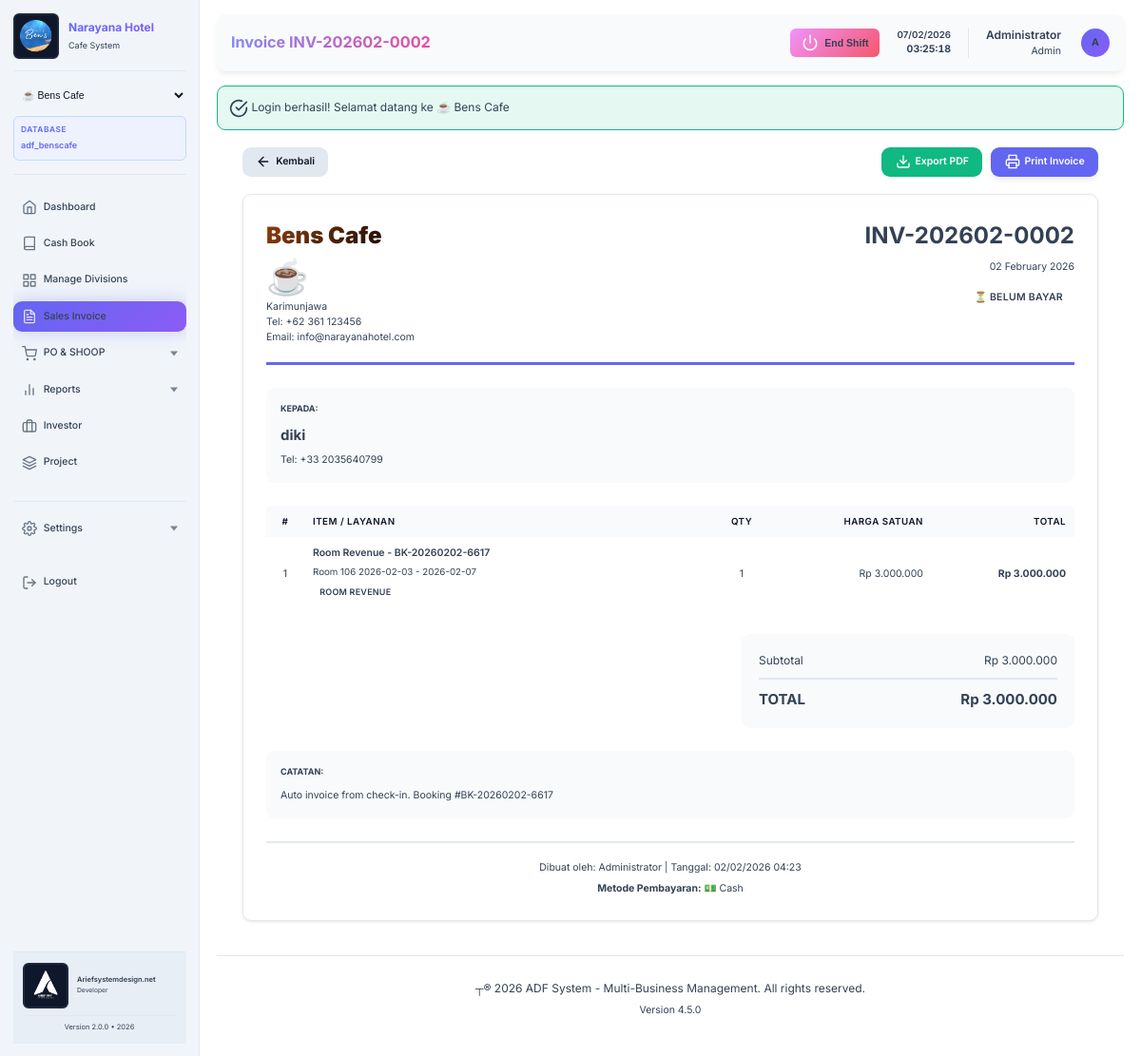
The app's page /adf_system/modules/sales/view-invoice.php?id=5 (signed in) with its own data.
### tables this page shows
CREATE TABLE `settings` (
  `id` int(11) NOT NULL AUTO_INCREMENT,
  `setting_key` varchar(100) NOT NULL,
  `setting_value` longtext DEFAULT NULL,
  `setting_type` varchar(50) DEFAULT 'string',
  `description` text DEFAULT NULL,
  `created_at` timestamp NOT NULL DEFAULT current_timestamp(),
  `updated_at` timestamp NOT NULL DEFAULT current_timestamp() ON UPDATE current_timestamp(),
  PRIMARY KEY (`id`),
  UNIQUE KEY `setting_key` (`setting_key`),
  KEY `idx_key` (`setting_key`)
);

CREATE TABLE `sales_invoices_header` (
  `id` int(11) NOT NULL AUTO_INCREMENT,
  `invoice_number` varchar(50) NOT NULL,
  `invoice_date` date NOT NULL,
  `customer_name` varchar(255) NOT NULL,
  `customer_phone` varchar(50) DEFAULT NULL,
  `customer_email` varchar(255) DEFAULT NULL,
  `customer_address` text DEFAULT NULL,
  `division_id` int(11) NOT NULL,
  `payment_method` enum('cash','debit','transfer','qr','other') DEFAULT 'cash',
  `payment_status` enum('unpaid','paid','partial') DEFAULT 'unpaid',
  `subtotal` decimal(15,2) NOT NULL DEFAULT 0.00,
  `discount_amount` decimal(15,2) DEFAULT 0.00,
  `tax_amount` decimal(15,2) DEFAULT 0.00,
  `total_amount` decimal(15,2) NOT NULL DEFAULT 0.00,
  `paid_amount` decimal(15,2) DEFAULT 0.00,
  `notes` text DEFAULT NULL,
  `created_by` int(11) NOT NULL,
  `created_at` timestamp NOT NULL DEFAULT current_timestamp(),
  `updated_at` timestamp NOT NULL DEFAULT current_timestamp() ON UPDATE current_timestamp(),
  `cash_book_id` int(11) DEFAULT NULL COMMENT 'Reference to cash_book entry',
  PRIMARY KEY (`id`),
  UNIQUE KEY `invoice_number` (`invoice_number`),
  KEY `division_id` (`division_id`),
  KEY `created_by` (`created_by`),
  KEY `invoice_date` (`invoice_date`),
  KEY `payment_status` (`payment_status`),
  KEY `cash_book_id` (`cash_book_id`)
);

CREATE TABLE `sales_invoices_detail` (
  `id` int(11) NOT NULL AUTO_INCREMENT,
  `invoice_header_id` int(11) NOT NULL,
  `item_name` varchar(255) NOT NULL,
  `item_description` text DEFAULT NULL,
  `category` varchar(100) DEFAULT NULL COMMENT 'rental_motor, laundry, tour, rental_mobil, etc',
  `quantity` decimal(10,2) NOT NULL DEFAULT 1.00,
  `unit_price` decimal(15,2) NOT NULL,
  `total_price` decimal(15,2) NOT NULL,
  `notes` text DEFAULT NULL,
  PRIMARY KEY (`id`),
  KEY `invoice_header_id` (`invoice_header_id`),
  CONSTRAINT `sales_invoices_detail_ibfk_1` FOREIGN KEY (`invoice_header_id`) REFERENCES `sales_invoices_header` (`id`) ON DELETE CASCADE
);

CREATE TABLE `users` (
  `id` int(11) NOT NULL AUTO_INCREMENT,
  `username` varchar(50) NOT NULL,
  `password` varchar(255) NOT NULL,
  `full_name` varchar(100) NOT NULL,
  `email` varchar(100) DEFAULT NULL,
  `role` enum('admin','manager','cashier','accountant','staff','owner') DEFAULT 'staff',
  `business_access` varchar(255) DEFAULT 'all',
  `phone` varchar(20) DEFAULT NULL,
  `is_active` tinyint(1) DEFAULT 1,
  `created_at` timestamp NOT NULL DEFAULT current_timestamp(),
  `updated_at` timestamp NOT NULL DEFAULT current_timestamp() ON UPDATE current_timestamp(),
  `is_trial` tinyint(1) DEFAULT 0,
  `trial_expires_at` datetime DEFAULT NULL,
  PRIMARY KEY (`id`),
  UNIQUE KEY `username` (`username`),
  KEY `idx_username` (`username`),
  KEY `idx_role` (`role`)
);

### adf_system/modules/sales/view-invoice.php (the view, shortened to what the rows shown need)
<?php
require_once '../../config/database.php';
$db = Database::getInstance();
$invoice_id = isset($_GET['id']) ? (int)$_GET['id'] : 0;
$invoice = $db->fetchOne("
    SELECT
        si.*,
        d.division_name,
        d.division_code,
        u.full_name as created_by_name
    FROM sales_invoices_header si
    LEFT JOIN divisions d ON si.division_id = d.id
    LEFT JOIN users u ON si.created_by = u.id
    WHERE si.id = ?
", [$invoice_id]);
$items = $db->fetchAll("
    SELECT * FROM sales_invoices_detail
    WHERE invoice_header_id = ?
    ORDER BY id
", [$invoice_id]);
    ?>
    <?php
$pageTitle = 'Invoice ' . $invoice['invoice_number'];
include '../../includes/header.php';
?>
<div style="max-width: 900px; margin: 0 auto;">
    <div class="card" style="padding: 2rem;">
        <div style="display: flex; justify-content: space-between; align-items: start; margin-bottom: 2rem; padding-bottom: 1.5rem; border-bottom: 3px solid var(--primary-color);">
            <div>
                <div style="font-size: 2rem; font-weight: 900; background: linear-gradient(135deg, <?php echo BUSINESS_COLOR; ?>, #000); -webkit-background-clip: text; -webkit-text-fill-color: transparent; background-clip: text;"><?php echo BUSINESS_NAME; ?></div>
                <div style="font-size: 3rem; line-height: 1; margin-top: 0.5rem;"><?php echo BUSINESS_ICON; ?></div>
                <div style="font-size: 0.875rem; color: var(--text-muted); margin-top: 0.5rem; line-height: 1.5;">
                    <?php
                    $address = $db->fetchOne("SELECT setting_value FROM settings WHERE setting_key = 'company_address'")['setting_value'] ?? '';
                    $phone = $db->fetchOne("SELECT setting_value FROM settings WHERE setting_key = 'company_phone'")['setting_value'] ?? '';
                    $email = $db->fetchOne("SELECT setting_value FROM settings WHERE setting_key = 'company_email'")['setting_value'] ?? '';
                    if ($address) echo nl2br($address) . '<br>';
                    if ($phone) echo 'Tel: ' . $phone . '<br>';
                    if ($email) echo 'Email: ' . $email;
                    ?>
                </div>
            </div>
            <div style="text-align: right;">
                <div style="font-size: 2rem; font-weight: 700; color: var(--primary-color);"><?php echo $invoice['invoice_number']; ?></div>
                <div style="font-size: 0.875rem; color: var(--text-muted); margin-top: 0.5rem;"><?php echo date('d F Y', strtotime($invoice['invoice_date'])); ?></div>
                <?php
                $status_colors = ['paid' => 'success', 'unpaid' => 'danger', 'partial' => 'warning'];
                $status_labels = ['paid' => '✓ LUNAS', 'unpaid' => '⏳ BELUM BAYAR', 'partial' => '⏱ SEBAGIAN'];
                ?>
                <span class="badge badge-<?php echo $status_colors[$invoice['payment_status']]; ?>" style="margin-top: 0.75rem; font-size: 0.875rem; padding: 0.5rem 1rem;">
                    <?php echo $status_labels[$invoice['payment_status']]; ?>
                </span>
            </div>
        </div>
        <div style="background: var(--bg-secondary); padding: 1.25rem; border-radius: 0.75rem; margin-bottom: 2rem;">
            <div style="font-size: 0.75rem; font-weight: 700; text-transform: uppercase; color: var(--text-muted); margin-bottom: 0.75rem;">Kepada:</div>
            <div style="font-size: 1.25rem; font-weight: 700; margin-bottom: 0.5rem;"><?php echo $invoice['customer_name']; ?></div>
            <?php if ($invoice['customer_phone']): ?>
                <div style="color: var(--text-muted); font-size: 0.875rem;">Tel: <?php echo $invoice['customer_phone']; ?></div>
            <?php endif; ?>
        </div>
        <div class="table-responsive" style="margin-bottom: 2rem;">
            <table class="table">
                <thead>
                    <tr>
                        <th style="width: 40px;" class="text-center">#</th>
                        <th>Item / Layanan</th>
                        <th style="width: 100px;" class="text-center">Qty</th>
                        <th style="width: 150px;" class="text-right">Harga Satuan</th>
                        <th style="width: 150px;" class="text-right">Total</th>
                    </tr>
                </thead>
                <tbody>
                    <?php foreach ($items as $index => $item): ?>
                        <tr>
                            <td class="text-center"><?php echo $index + 1; ?></td>
                            <td>
                                <div style="font-weight: 600;"><?php echo $item['item_name']; ?></div>
                                <?php if ($item['item_description']): ?>
                                    <div style="font-size: 0.813rem; color: var(--text-muted); margin-top: 0.25rem;"><?php echo $item['item_description']; ?></div>
                                <?php endif; ?>
                                <?php if ($item['category']): ?>
                                    <span class="badge badge-secondary" style="margin-top: 0.25rem; font-size: 0.75rem;">
                                        <?php echo ucfirst(str_replace('_', ' ', $item['category'])); ?>
                                    </span>
                                <?php endif; ?>
                            </td>
                            <td class="text-center"><?php echo number_format($item['quantity'], 0, ',', '.'); ?></td>
                            <td class="text-right">Rp <?php echo number_format($item['unit_price'], 0, ',', '.'); ?></td>
                            <td class="text-right" style="font-weight: 700;">Rp <?php echo number_format($item['quantity'] * $item['unit_price'], 0, ',', '.'); ?></td>
                        </tr>
                    <?php endforeach; ?>
                </tbody>
            </table>
        </div>
        <div style="display: flex; justify-content: flex-end;">
            <div style="width: 350px; background: var(--bg-secondary); padding: 1.5rem; border-radius: 0.75rem;">
                <div style="display: flex; justify-content: space-between; margin-bottom: 0.75rem;">
                    <span>Subtotal</span>
                    <span>Rp <?php echo number_format($invoice['subtotal'], 0, ',', '.'); ?></span>
                </div>
                <div style="border-top: 2px solid var(--bg-tertiary); padding-top: 0.75rem; margin-top: 0.75rem; display: flex; justify-content: space-between; font-size: 1.25rem; font-weight: 700; color: var(--primary-color);">
                    <span>TOTAL</span>
                    <span>Rp <?php echo number_format($invoice['total_amount'], 0, ',', '.'); ?></span>
                </div>
            </div>
        </div>
        <?php if ($invoice['notes']): ?>
            <div style="margin-top: 2rem; background: var(--bg-secondary); padding: 1.25rem; border-radius: 0.75rem;">
                <div style="font-size: 0.75rem; font-weight: 700; text-transform: uppercase; color: var(--text-muted); margin-bottom: 0.75rem;">Catatan:</div>
                <div style="color: var(--text-muted); font-size: 0.875rem;"><?php echo nl2br($invoice['notes']); ?></div>
            </div>
        <?php endif; ?>
        <div style="margin-top: 2rem; padding-top: 1.5rem; border-top: 2px solid var(--bg-tertiary); text-align: center; color: var(--text-muted); font-size: 0.875rem;">
            <div>Dibuat oleh: <?php echo $invoice['created_by_name']; ?> | Tanggal: <?php echo date('d/m/Y H:i', strtotime($invoice['created_at'])); ?></div>
            <div style="margin-top: 0.5rem;">
                <strong>Metode Pembayaran:</strong>
                <?php
                    $payment_methods = [
                        'cash' => '💵 Cash',
                        'debit' => '💳 Debit Card',
                        'transfer' => '🔄 Transfer',
                        'qr' => '📱 QR Code',
                        'other' => '➕ Lainnya'
                    ];
                    echo $payment_methods[$invoice['payment_method']] ?? ucfirst($invoice['payment_method']);
                ?>
            </div>
        </div>
    </div>
</div>
<?php include '../../includes/footer.php'; ?>

### adf_system/includes/header.php (shortened to what the rows shown need)
<!DOCTYPE html>
<html lang="<?php echo $_SESSION['user_language'] ?? 'id'; ?>">
<head>
    <link rel="stylesheet" href="<?php echo BASE_URL; ?>/assets/css/style.css?v=<?php echo time(); ?>">
</head>
<?php
$userTheme = 'dark';
if (isset($_SESSION['user_id'])) {
    try {
        require_once __DIR__ . '/../config/database.php';
        $db = Database::getInstance();
        $themeResult = $db->fetchOne(
            "SELECT theme FROM user_preferences WHERE user_id = ? AND branch_id = ? LIMIT 1",
            [$_SESSION['user_id'], ACTIVE_BUSINESS_ID]
        );
        if ($themeResult && !empty($themeResult['theme'])) {
            $userTheme = $themeResult['theme'];
        } else {
            $fallbackTheme = $db->fetchOne(
                "SELECT theme FROM user_preferences WHERE user_id = ? LIMIT 1",
                [$_SESSION['user_id']]
            );
            if ($fallbackTheme && !empty($fallbackTheme['theme'])) {
                $userTheme = $fallbackTheme['theme'];
            }
        }
    } catch (Exception $e) {
        $userTheme = 'dark';
        $themeError = $e->getMessage();
    }
}
?>
<body data-theme="<?php echo htmlspecialchars($userTheme); ?>" data-business="<?php echo ACTIVE_BUSINESS_ID; ?>" data-business-type="<?php echo BUSINESS_TYPE; ?>">
    <div class="main-wrapper">
        <aside class="sidebar">
            <div class="sidebar-header">
                <?php
                $companyNameSetting = $db->fetchOne("SELECT setting_value FROM settings WHERE setting_key = 'company_name'");
                $displayCompanyName = ($companyNameSetting && $companyNameSetting['setting_value'])
                    ? $companyNameSetting['setting_value']
                    : BUSINESS_NAME;
                ?>
                <div style="display: flex; align-items: center; gap: 0.875rem;">
                    <div style="flex: 1;">
                        <h1 class="logo" style="margin: 0; font-size: 1rem;"><?php echo htmlspecialchars($displayCompanyName); ?></h1>
                        <p style="color: var(--text-muted); font-size: 0.75rem; margin: 0; margin-top: 0.25rem;"><?php echo ucfirst(BUSINESS_TYPE); ?> System</p>
                    </div>
                </div>
                        <?php
                        require_once __DIR__ . '/../config/database.php';
                        ?>
            </div>
        </aside>
        <main class="main-content">
            <div class="top-bar">
                <div>
                    <h1 class="page-title"><?php echo $pageTitle ?? 'Dashboard'; ?></h1>
                </div>
            </div>
            <div class="page-content">

### adf_system/includes/footer.php (shortened to what the rows shown need)
           </div>
           <?php
           $footerCopyrightSetting = $db->fetchOne("SELECT setting_value FROM settings WHERE setting_key = 'footer_copyright'");
           $footerCopyright = $footerCopyrightSetting['setting_value'] ?? ('© ' . APP_YEAR . ' ' . APP_NAME . '. All rights reserved.');
           $footerVersionSetting = $db->fetchOne("SELECT setting_value FROM settings WHERE setting_key = 'footer_version'");
           $footerVersion = $footerVersionSetting['setting_value'] ?? ('Version ' . APP_VERSION);
           ?>
           <footer style="margin-top: 3rem; padding: 2rem 0; border-top: 1px solid var(--bg-tertiary); text-align: center; color: var(--text-muted);">
               <p><?php echo htmlspecialchars($footerCopyright); ?></p>
               <p style="font-size: 0.875rem; margin-top: 0.5rem;"><?php echo htmlspecialchars($footerVersion); ?></p>
           </footer>
       </main>
   </div>
</body>
</html>

### records on screen
settings: setting_value "Narayana Hotel"
sales_invoices_header: invoice_number "Invoice INV-202602-0002", invoice_number "INV-202602-0002", invoice_date "02 February 2026", payment_status "⏳ BELUM BAYAR", customer_name "diki", customer_phone "+33 2035640799", subtotal "3.000.000", total_amount "3.000.000", notes "Auto invoice from check-in. Booking #BK-20260202-6617", users.full_name "Administrator", created_at "02/02/2026 04:23", payment_method "💵 Cash"
settings: setting_value "Karimunjawa"
settings: setting_value "+62 361 123456"
settings: setting_value "info@narayanahotel.com"
sales_invoices_detail: item_name "Room Revenue - BK-20260202-6617", item_description "Room 106 2026-02-03 - 2026-02-07", category "ROOM REVENUE", quantity "1", unit_price "3.000.000", $item['quantity'] * $item['unit_price'] "3.000.000"
settings: setting_value "┬® 2026 ADF System - Multi-Business Management. All rights reserved."
settings: setting_value "Version 4.5.0"

### other values on screen
BUSINESS_TYPE "Cafe"
$currentDb "adf_benscafe"
__('dashboard.title') "Dashboard"
__('cashbook.title') "Cash Book"
__('settings.divisions') "Manage Divisions"
__('settings.title') "Settings"
DEVELOPER_NAME "Ariefsystemdesign.net"
APP_VERSION "2.0.0"
APP_YEAR "2026"
$_SESSION['full_name'] "Administrator"
$_SESSION['role'] "Admin"
substr($_SESSION['full_name'] ?? 'U', 0, 1) "A"
$success "Login berhasil! Selamat datang ke ☕ Bens Cafe"
BUSINESS_NAME "Bens Cafe"
BUSINESS_ICON "☕"
